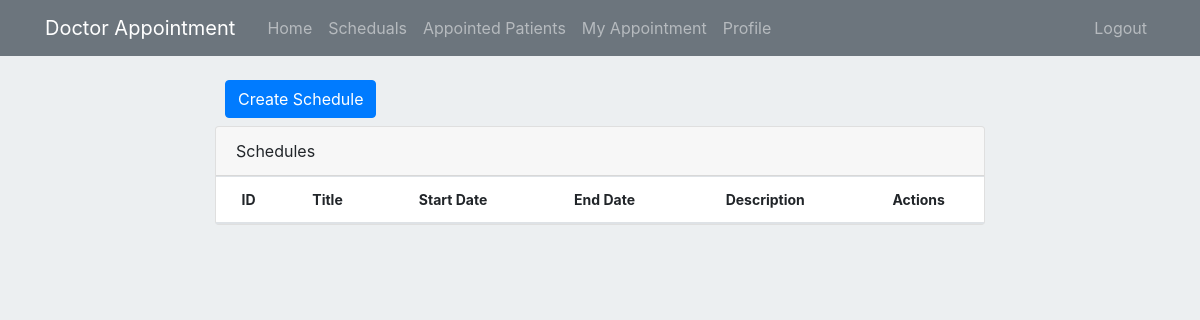
/schedule (signed in), run on an earlier commit of the app's database.
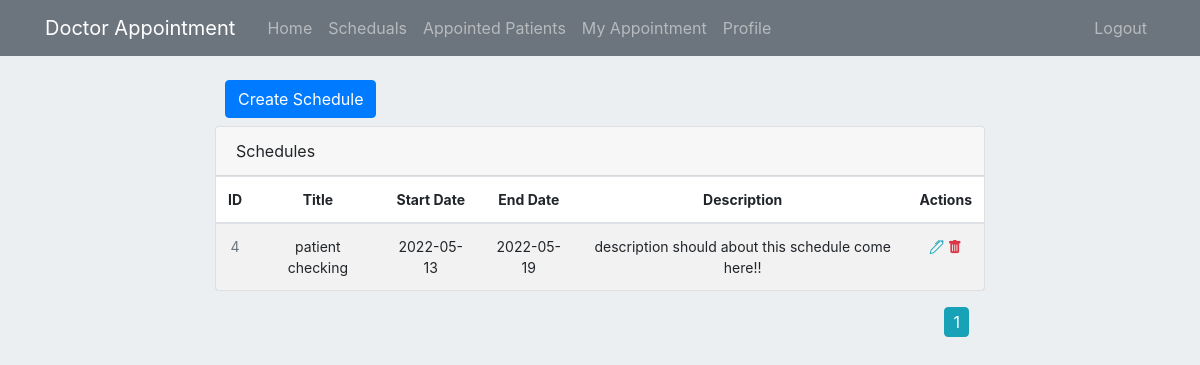
And on a later commit of the database.
### appointment/models.py (models this page shows, shortened)
class Schedule(db.Model):
    __tablename__='Schedule'
    id = db.Column(db.Integer, primary_key=True)
    name = db.Column(db.String(100), nullable=False)
    doctor_id = db.Column(db.Integer, db.ForeignKey('user.id'))
    start_date = db.Column(db.Date(), default = datetime.now().date())
    end_date = db.Column(db.Date(), default = datetime.now().date())
    description = db.Column(db.Text())
    appointment = db.relationship('Appointment', backref='Schedule', lazy=True)

### appointment/routes.py (the view)
@app.route("/schedule", methods=('GET', 'POST'))
@login_required
@doctor_required
def schedule():
    return create_schedule()

### appointment/models.py (called while the page is built)
@login_manager.user_loader
def load_user(user_id):
    return User.query.get(int(user_id))

### appointment/privilege.py (called while the page is built)
def doctor_required(f):
    @wraps(f)
    def wrap(*args, **kwargs):
        if current_user and current_user.role == 2 :
            return f(*args, **kwargs)
        flash("Ooops login or your privilege is not satisfied", "info")
        return redirect(url_for('home'))
    return wrap

### appointment/view.py (called while the page is built, shortened)
def create_schedule():
    form = CreateSchedule()
    page = request.args.get('page', 1, type=int)
    current_user_schedules = Schedule.query.filter(Schedule.doctor_id==current_user.id).paginate(per_page=8)
    return render_template("schedule.html", form=form, schedules=current_user_schedules)

### appointment/templates/schedule.html (shortened to what this page needs)
{% extends "layout/layout.html" %}
{% block content %}
{% include 'layout/home_header.html' %}
<div class="col-12 mt-8">
    <div class="col-lg-8 offset-lg-2 mb-2">
        <button type="button" class="btn btn-primary" data-toggle="modal" data-target="#exampleModal">
            Create Schedule
        </button>
    </div>
    <div class="row">
        <div class="col-lg-8 offset-lg-2">
            <div class="main-card mb-3 card">
                <div class="card-header">Schedules </div>
                <div class="table-responsive">
                    <table class="align-middle mb-0 table table-borderless table-striped table-hover">
                        <thead>
                            <tr class="app-normal-font">
                                <th class="text-center">ID</th>
                                <th class="text-center">Title</th>
                                <th class="text-center">Start Date</th>
                                <th class="text-center">End Date</th>
                                <th class="text-center">Description</th>
                                <th class="text-center">Actions</th>
                            </tr>
                        </thead>
                        <tbody>
                            {% for schedule in schedules.items %}
                                <tr class="app-normal-font p-0">
                                    <td class="text-center text-muted">{{ schedule.id }}</td>
                                    <td class="text-center">{{schedule.name}}</td>
                                    <td class="text-center">
                                        <div class="widget-content p-0">
                                            {{schedule.start_date}}
                                        </div>
                                    </td>
                                    <td class="text-center">{{schedule.end_date}}</td>
                                    <td class="text-center td_description_max_width">{{schedule.description}}</td>
                                    <td class="text-center">
                                        <a href="{{ url_for('doctor_edit_schedule', id = schedule.id) }}" class="text-info">
                                            <i class="bi bi-pen"></i>
                                        </a>
                                        <a href="{{ url_for('delete_schedule', id= schedule.id) }}" class="text-danger">
                                            <i class="bi bi-trash-fill"></i>
                                        </a>
                                    </td>
                                </tr>
                            {% endfor %}
                        </tbody>
                    </table>
                </div>
            </div>
            <div class="float-right mr-3">
                {% for page_num in schedules.iter_pages(left_edge=1, right_edge=1, left_current=1, right_current=2) %}
                    {% if page_num  %}
                        {% if schedules.page == page_num %}
                            <a class="btn btn-info nb-4" style="padding:2px 8px;" href="{{ url_for('schedule', page=page_num)}}">{{page_num}}</a>
                        {% else %}
                            <a class="btn btn-outline-info nb-4" style="padding:2px 8px;" href="{{ url_for('schedule', page=page_num)}}">{{page_num}}</a>
                        {% endif %}
                    {% else %}
                        ...
                    {% endif %}
                {% endfor %}
            </div>
        </div>
    </div>
</div>
{% endblock %}

What changed in the data, as far as the page shows it:
added Schedule: id "4", name "patient checking", start_date "2022-05-13", end_date "2022-05-19", description "description should about this schedule come here!!"
Also different on the page:
new list line: "1"
